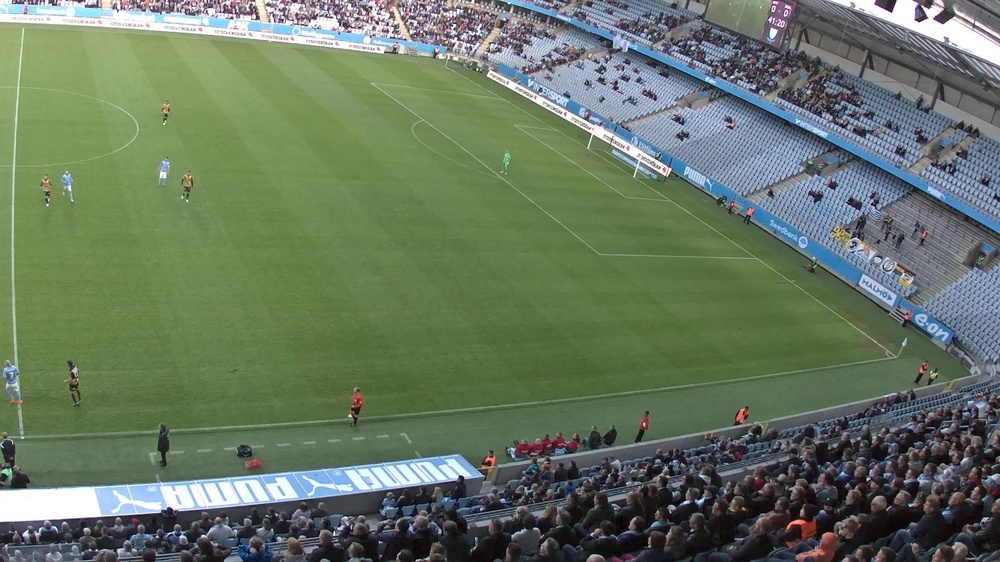
//> input picture data/20150521_194353_49E3.jpg, 1000 x 562 px, shrunk from 1920 x 1080 before the run
$ ./DisplayImage ../data/20150521_194353_49E3.jpg   (built with g++ and OpenCV 4)
//> lines starting //> are read from the running program, lines starting //| are printed output that depends on the picture
#include <opencv2/highgui.hpp>
#include <opencv2/imgproc.hpp>
#include <iostream>
#include <stdio.h>
#include <stdlib.h>

using namespace cv;
using namespace std;

/// Global variables
Mat img, img_gray;
int thresh = 200;
int max_thresh = 255;

const string source_window = "Source image";
const string corners_window = "Corners detected";

/// Function header
void cornerHarris_demo(int, void*);

/** function main */
int main(int argc, char** argv)
{
	/// Load source image and convert it to gray
	img = imread(argv[1], 1);
//> img is the input picture: 562 rows x 1000 cols, CV_8UC3; mean B, G, R 97.2, 118.3, 103.4
	cvtColor(img, img_gray, COLOR_BGR2GRAY);
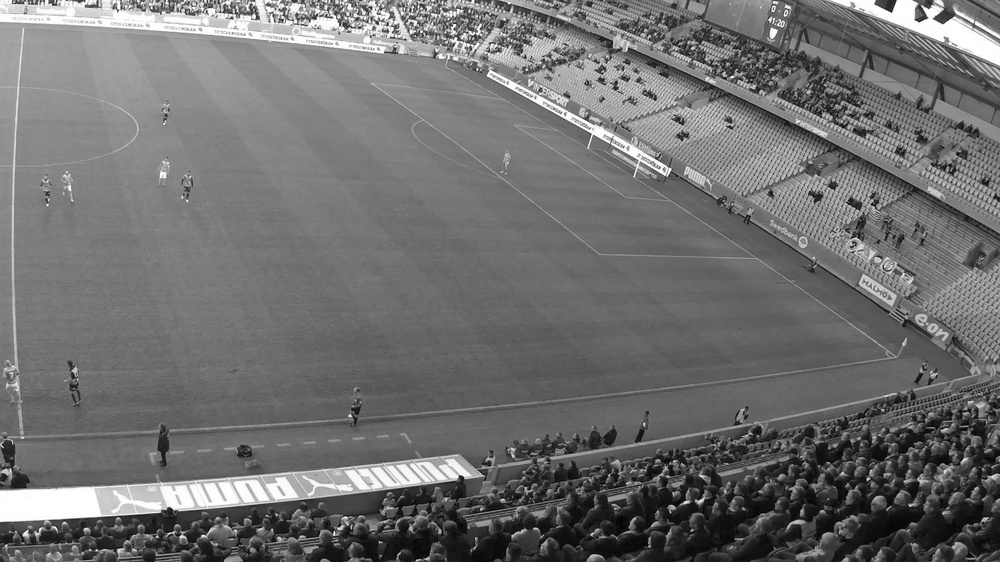
//> img_gray: 562 rows x 1000 cols, CV_8UC1; min 0, max 255, mean 111.4

	/// Create a window and a trackbar
	namedWindow(source_window, WINDOW_NORMAL);
	createTrackbar("Threshold: ", source_window, &thresh, max_thresh, cornerHarris_demo);
	imshow(source_window, img);

	cornerHarris_demo(0, 0);
//> in cornerHarris_demo, `cornerHarris(img_gray, dst, blockSize, apertureSize, k, BORDER_DEFAULT);`:
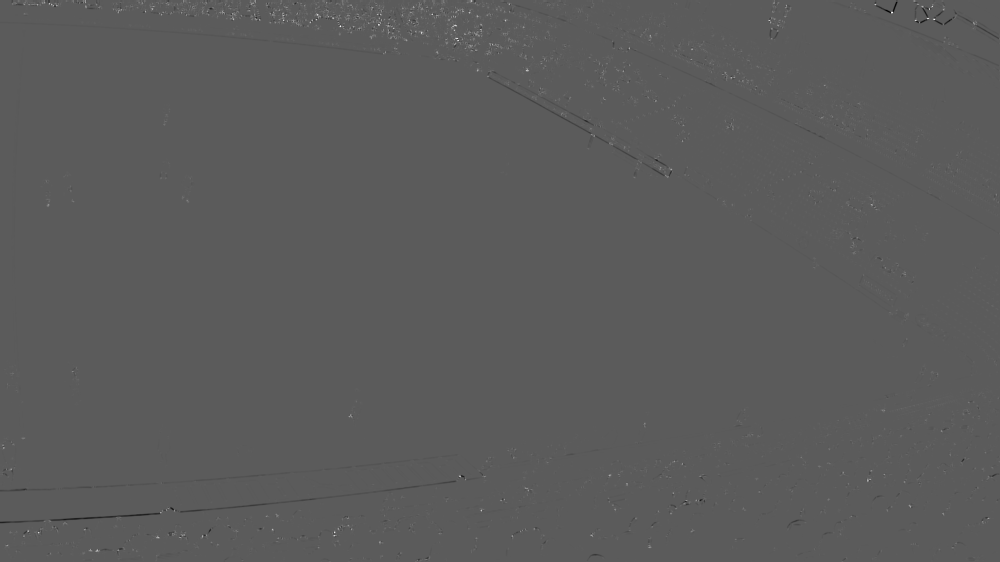
//> dst: 562 rows x 1000 cols, CV_32FC1; min -0.0132, max 0.0236, mean 1.83e-05; drawn with min black and max white
//> after the loop in cornerHarris_demo, `for (int j = 0; j < dst_norm.rows; j++)`:
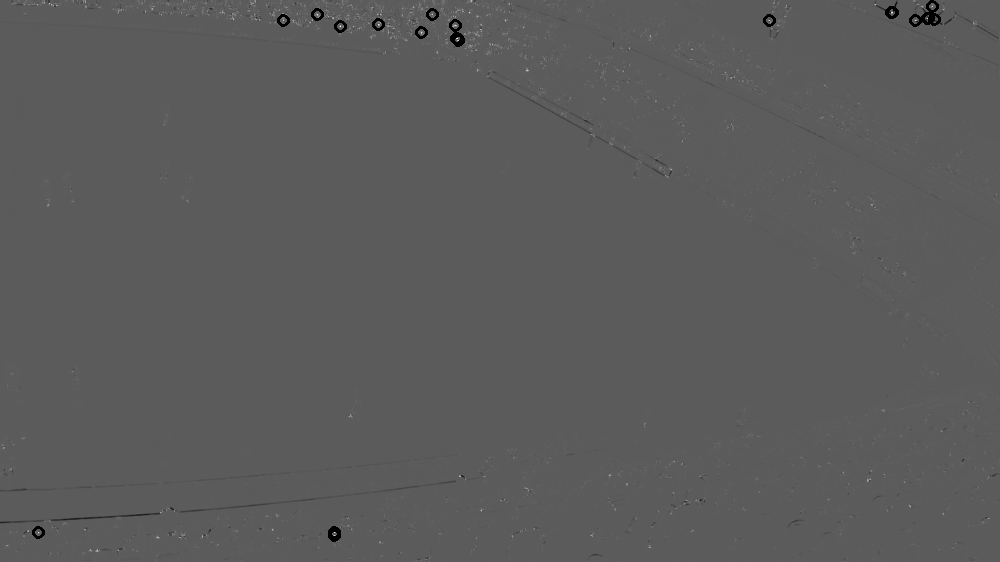
//> dst_norm_scaled: 562 rows x 1000 cols, CV_8UC1; min 0, max 255, mean 91.1

	while (waitKey(0) != '\n');
//> the Esc key is pressed
//> the Enter key is pressed
	return(0);
}

/** @function cornerHarris_demo */
void cornerHarris_demo(int, void*)
{

	Mat dst, dst_norm, dst_norm_scaled;
	dst = Mat::zeros(img.size(), CV_32FC1);

	/// Detector parameters
	int blockSize = 2;
	int apertureSize = 3;
	double k = 0.04;

	/// Detecting corners
	cornerHarris(img_gray, dst, blockSize, apertureSize, k, BORDER_DEFAULT);

	/// Normalizing
	normalize(dst, dst_norm, 0, 255, NORM_MINMAX, CV_32FC1, Mat());
	convertScaleAbs(dst_norm, dst_norm_scaled);

	/// Drawing a circle around corners
	for (int j = 0; j < dst_norm.rows; j++)
	{
		for (int i = 0; i < dst_norm.cols; i++)
		{
			if ((int)dst_norm.at<float>(j, i) > thresh)
			{
				circle(dst_norm_scaled, Point(i, j), 5, Scalar(0), 2, 8, 0);
			}
		}
	}
	/// Showing the result
	namedWindow(corners_window, WINDOW_NORMAL);
	imshow(corners_window, dst_norm_scaled);
}

// [30 lines of commented-out code are left out]

$ run again, on data/20150521_194353_FD1E.jpg
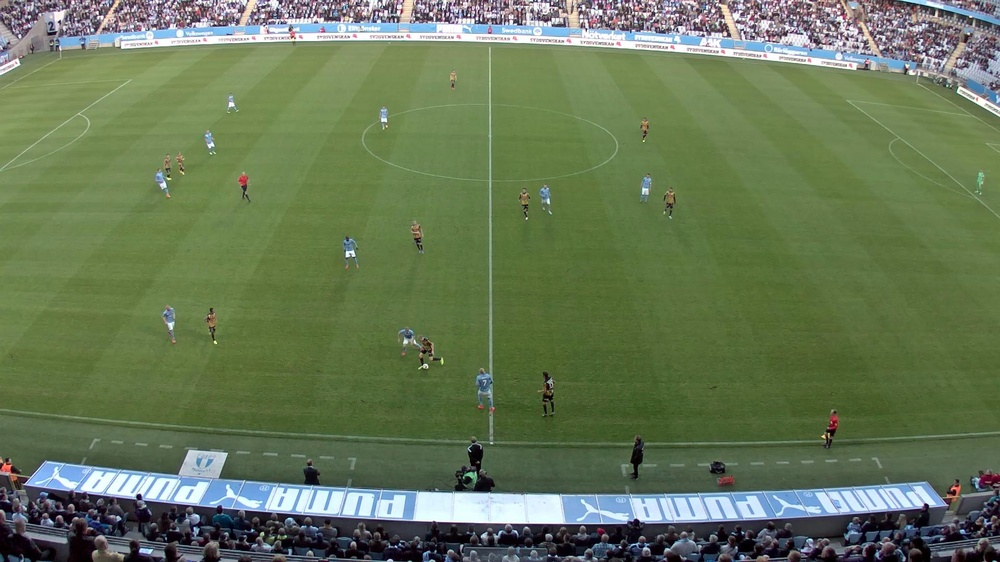
//> input picture data/20150521_194353_FD1E.jpg, 1000 x 562 px, shrunk from 1920 x 1080 before the run
//> img is the input picture: 562 rows x 1000 cols, CV_8UC3; mean B, G, R 86.1, 119.4, 102.5
//> `cvtColor(img, img_gray, COLOR_BGR2GRAY);`:
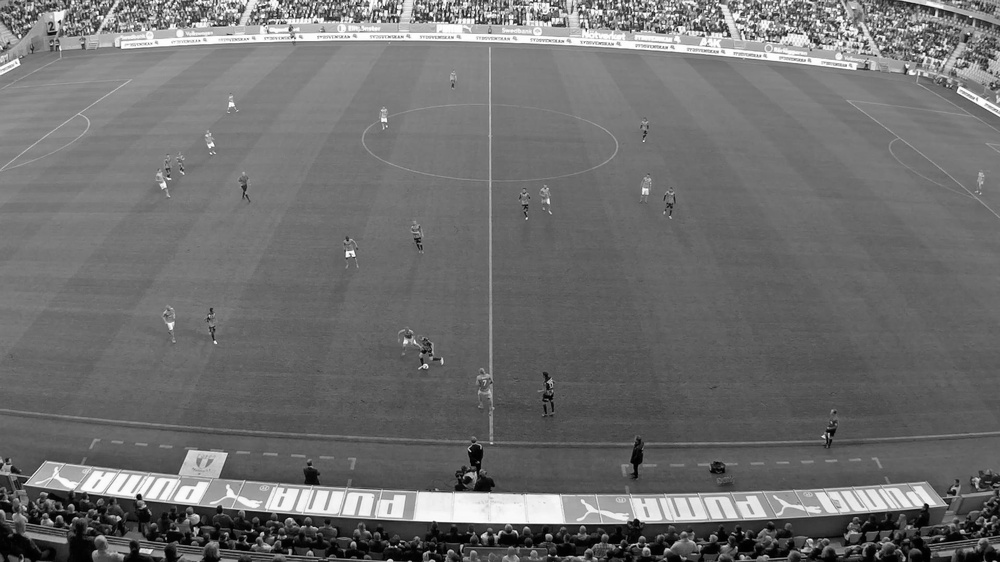
//> img_gray: 562 rows x 1000 cols, CV_8UC1; min 0, max 255, mean 110.5
//> after the loop in cornerHarris_demo, `for (int j = 0; j < dst_norm.rows; j++)`:
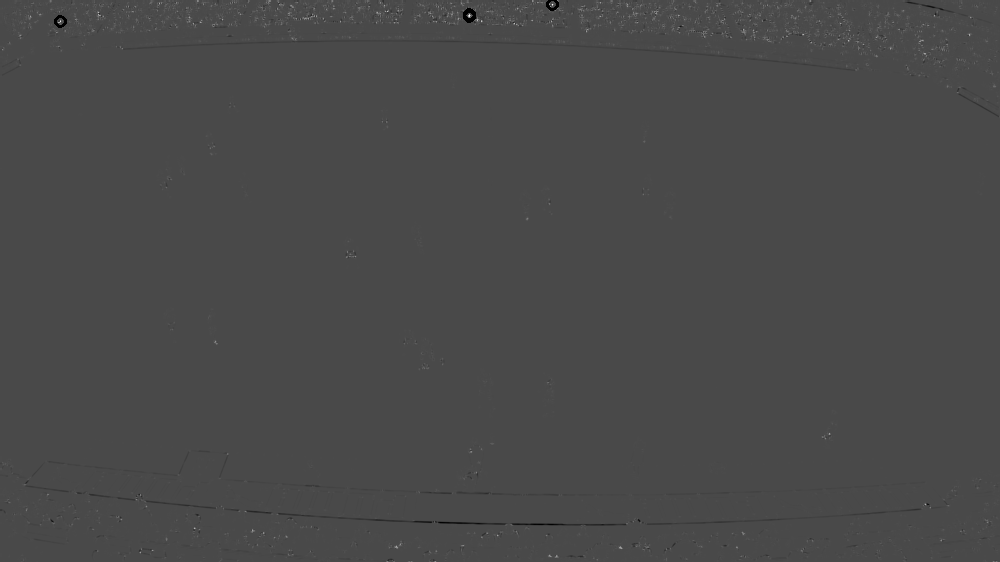
//> dst_norm_scaled: 562 rows x 1000 cols, CV_8UC1; min 0, max 255, mean 73.2
